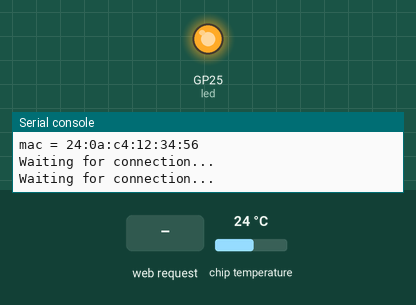
This program was run on a simulated Raspberry Pi Pico running MicroPython. Parts: output pins drawn as LEDs (lit = HIGH), the last lines printed to the serial console. The inputs (shaded band) are chosen by the test bench; at power-on: chip temperature 24 °C. WiFi joins after 1.5 s.

Above: at 2.1 s.
At 4.4 s:
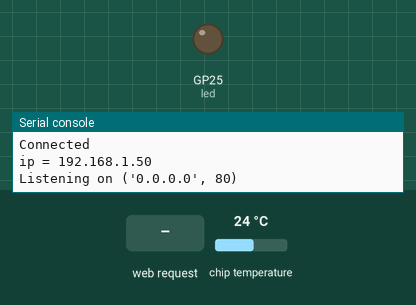
4.5 s: HTTP request GET / received
Timing chart, 0 to 7.5 s (numbered marks = the images above; inputs shaded):
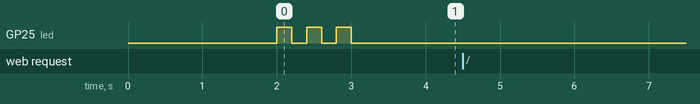

The program:

main.py
```python
import rp2
import network
import ubinascii
import machine
import urequests as requests
import time
import socket
from mysecrets import get_credentials


# Set up for internal temperature sensor
sensor_temp = machine.ADC(4)
conversion_factor = 3.3 / 65535

# Set country to avoid possible errors
rp2.country('US')

wlan = network.WLAN(network.STA_IF)
wlan.active(True)
# If you need to disable powersaving mode
# wlan.config(pm = 0xa11140)

# See the MAC address in the wireless chip OTP
mac = ubinascii.hexlify(network.WLAN().config('mac'),':').decode()
print('mac = ' + mac)

# Other things to query
# print(wlan.config('channel'))
# print(wlan.config('essid'))
# print(wlan.config('txpower'))

# Load login data from different file for safety reasons
ssid, pw = get_credentials()
wlan.connect(ssid, pw)

# Wait for connection with 10 second timeout
timeout = 10
while timeout > 0:
    if wlan.status() < 0 or wlan.status() >= 3:
        break
    timeout -= 1
    print('Waiting for connection...')
    time.sleep(1)

# Handle connection error
# Error meanings
# 0  Link Down
# 1  Link Join
# 2  Link NoIp
# 3  Link Up
# -1 Link Fail
# -2 Link NoNet
# -3 Link BadAuth
if wlan.status() != 3:
    raise RuntimeError('Wi-Fi connection failed')
else:
    led = machine.Pin('LED', machine.Pin.OUT)
    for i in range(wlan.status()):
        led.on()
        time.sleep(0.2)
        led.off()
        time.sleep(0.2)
    print('Connected')
    status = wlan.ifconfig()
    print('ip = ' + status[0])

# Function to load in html page
def get_html(html_name):
    with open(html_name, 'r') as file:
        html = file.read()

    return html


# HTTP server with socket
addr = socket.getaddrinfo('0.0.0.0', 80)[0][-1]

s = socket.socket()
# Enable the same IP address to be used after a reset so Pico W
# doesn't need full power down
s.setsockopt(socket.SOL_SOCKET, socket.SO_REUSEADDR, 1)
s.bind(addr)
s.listen(1)

print('Listening on', addr)

# Listen for connections
while True:
    try:
        cl, addr = s.accept()
        print('Client connected from', addr)
        cl_file = cl.makefile('rwb', 0)
        while True:
            line = cl_file.readline()
            if not line or line == b'\r\n':
                break

        response = get_html("./index.html")
        reading = sensor_temp.read_u16() * conversion_factor
        temperature = 27.0 - (reading - 0.706)/0.001721
        response = response.format(temperature)

        cl.send('HTTP/1.0 200 OK\r\nContent-type: text/html\r\n\r\n')
        cl.send(response)
        cl.close()
    except OSError as e:
        cl.close()
        print('Connection closed')
```

mysecrets.py
```python
def get_credentials():
    secrets = {
    'ssid': 'your ssid here',
    'pw': 'your password here'
            }
    return secrets['ssid'], secrets['pw']
```
